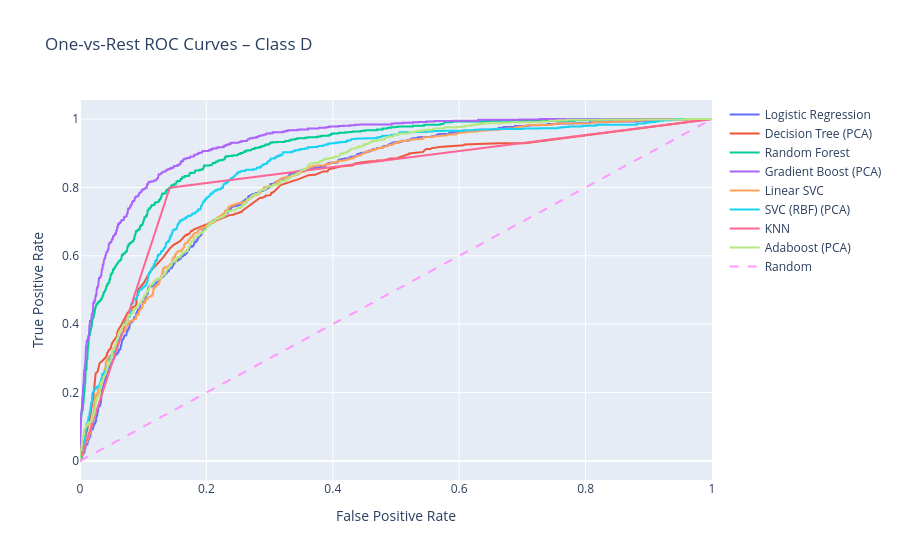
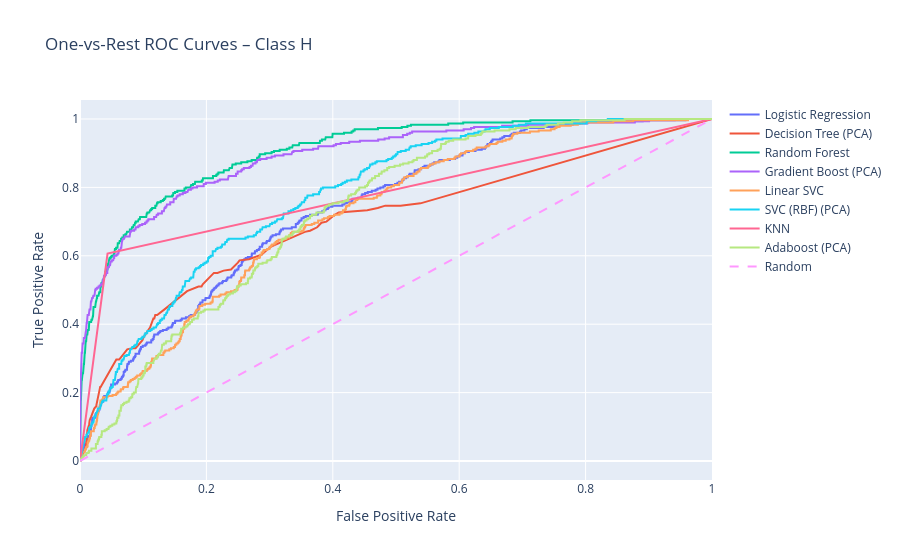
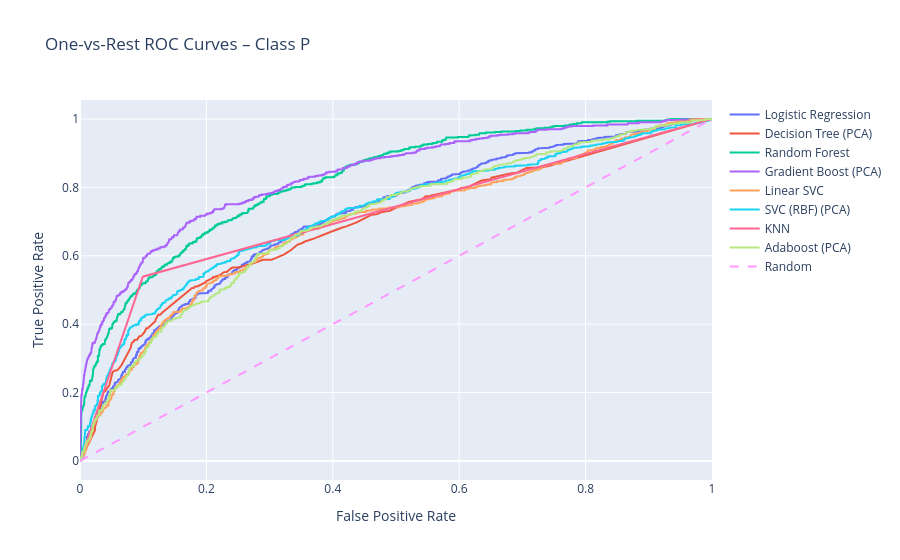
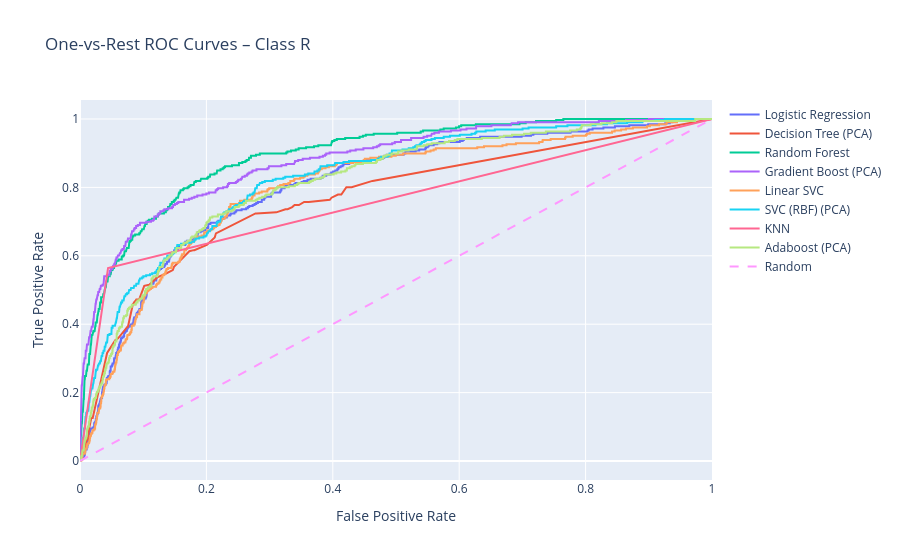

Here is the notebook cell these charts were saved with, in order:
### Code cell
plot_per_class_roc(results, classes)

### Figure 1 — Plotly figure (JSON) as saved in the notebook; plotly's stock layout.template omitted (floating-point values rounded to 4 significant figures; data arrays with more than 128 entries replaced by an {"elided": "..."} marker saying what was removed)
{"data": [{"mode": "lines", "name": "Logistic Regression", "type": "scatter", "x": {"elided": "880 float values"}, "y": {"elided": "880 float values"}}, {"mode": "lines", "name": "Decision Tree (PCA)", "type": "scatter", "x": [0.0, 0.01589, 0.0215, 0.0229, 0.02383, 0.0243, 0.02477, 0.02757, 0.03131, 0.03318, 0.03364, 0.03551, 0.04112, 0.04252, 0.04252, 0.04626, 0.04813, 0.05093, 0.05888, 0.05888, 0.06075, 0.06168, 0.06402, 0.06542, 0.07009, 0.07009, 0.07523, 0.0771, 0.08178, 0.08224, 0.08411, 0.08551, 0.08692, 0.08785, 0.08925, 0.08925, 0.08925, 0.08925, 0.09206, 0.09439, 0.1009, 0.1117, 0.1131, 0.115, 0.1159, 0.1164, 0.1313, 0.1416, 0.1477, 0.1589, 0.1664, 0.1678, 0.1687, 0.1692, 0.1696, 0.171, 0.172, 0.1762, 0.178, 0.1785, 0.1804, 0.2369, 0.2421, 0.2533, 0.2542, 0.2547, 0.2556, 0.2575, 0.285, 0.2888, 0.2935, 0.2935, 0.2935, 0.2944, 0.2981, 0.2986, 0.3014, 0.3028, 0.3047, 0.3075, 0.3173, 0.3472, 0.3551, 0.3617, 0.371, 0.3724, 0.385, 0.3879, 0.3916, 0.3939, 0.3958, 0.4121, 0.4322, 0.435, 0.4523, 0.4537, 0.4542, 0.4565, 0.4692, 0.4696, 0.472, 0.4785, 0.4916, 0.5005, 0.5192, 0.5206, 0.521, 0.5252, 0.5332, 0.5369, 0.5407, 0.543, 0.5444, 0.5477, 0.5481, 0.5547, 0.5565, 0.5603, 0.5626, 0.5687, 0.5977, 0.607, 0.6079, 0.6636, 0.7037, 1.0], "y": [0.0, 0.129, 0.1934, 0.2251, 0.2433, 0.2555, 0.2567, 0.2603, 0.2871, 0.2895, 0.2895, 0.2932, 0.3041, 0.3102, 0.3127, 0.326, 0.3273, 0.3455, 0.3662, 0.3759, 0.3844, 0.3869, 0.3929, 0.3978, 0.4161, 0.4185, 0.4331, 0.4367, 0.4428, 0.4477, 0.4489, 0.4501, 0.4526, 0.4538, 0.4586, 0.4611, 0.4684, 0.4696, 0.5012, 0.5061, 0.5207, 0.556, 0.5584, 0.5608, 0.562, 0.5645, 0.5949, 0.6204, 0.6314, 0.6436, 0.6594, 0.6594, 0.6606, 0.6606, 0.663, 0.663, 0.663, 0.6727, 0.6727, 0.674, 0.6776, 0.719, 0.7202, 0.7275, 0.7287, 0.7287, 0.7287, 0.7324, 0.7701, 0.7701, 0.7725, 0.7737, 0.7762, 0.7762, 0.7774, 0.7774, 0.7774, 0.7847, 0.7847, 0.7883, 0.8066, 0.8248, 0.8309, 0.8358, 0.837, 0.837, 0.8467, 0.8467, 0.8467, 0.8528, 0.854, 0.8613, 0.865, 0.8698, 0.8747, 0.8759, 0.8759, 0.8759, 0.8771, 0.8783, 0.8783, 0.8783, 0.8844, 0.8844, 0.8966, 0.8966, 0.899, 0.9002, 0.9027, 0.9039, 0.9039, 0.9039, 0.9075, 0.91, 0.9124, 0.9124, 0.9148, 0.9161, 0.9161, 0.9185, 0.9209, 0.9234, 0.9258, 0.9294, 0.9294, 1.0]}, {"mode": "lines", "name": "Random Forest", "type": "scatter", "x": {"elided": "620 float values"}, "y": {"elided": "620 float values"}}, {"mode": "lines", "name": "Gradient Boost (PCA)", "type": "scatter", "x": {"elided": "528 float values"}, "y": {"elided": "528 float values"}}, {"mode": "lines", "name": "Linear SVC", "type": "scatter", "x": {"elided": "872 float values"}, "y": {"elided": "872 float values"}}, {"mode": "lines", "name": "SVC (RBF) (PCA)", "type": "scatter", "x": {"elided": "776 float values"}, "y": {"elided": "776 float values"}}, {"mode": "lines", "name": "KNN", "type": "scatter", "x": [0.0, 0.1421, 1.0], "y": [0.0, 0.7993, 1.0]}, {"mode": "lines", "name": "Adaboost (PCA)", "type": "scatter", "x": {"elided": "887 float values"}, "y": {"elided": "887 float values"}}, {"line": {"dash": "dash"}, "mode": "lines", "name": "Random", "type": "scatter", "x": [0, 1], "y": [0, 1]}], "layout": {"title": {"text": "One-vs-Rest ROC Curves – Class D"}, "xaxis": {"title": {"text": "False Positive Rate"}}, "yaxis": {"title": {"text": "True Positive Rate"}}}}

### Figure 2 — Plotly figure (JSON) as saved in the notebook; plotly's stock layout.template omitted (floating-point values rounded to 4 significant figures; data arrays with more than 128 entries replaced by an {"elided": "..."} marker saying what was removed)
{"data": [{"mode": "lines", "name": "Logistic Regression", "type": "scatter", "x": {"elided": "521 float values"}, "y": {"elided": "521 float values"}}, {"mode": "lines", "name": "Decision Tree (PCA)", "type": "scatter", "x": [0.0, 0.007889, 0.00864, 0.009767, 0.01089, 0.01165, 0.0139, 0.01465, 0.01465, 0.0154, 0.01766, 0.01916, 0.02254, 0.02554, 0.02592, 0.02592, 0.02742, 0.0278, 0.03118, 0.03193, 0.03268, 0.05748, 0.05935, 0.06198, 0.07476, 0.08077, 0.08264, 0.0879, 0.09654, 0.0988, 0.1011, 0.1014, 0.1022, 0.1108, 0.1161, 0.1176, 0.1183, 0.1191, 0.1202, 0.1221, 0.1337, 0.1593, 0.1597, 0.1615, 0.1694, 0.1875, 0.189, 0.1923, 0.1942, 0.2119, 0.2153, 0.2175, 0.2273, 0.2389, 0.2498, 0.2524, 0.2675, 0.2851, 0.2874, 0.2956, 0.3024, 0.3557, 0.364, 0.3753, 0.382, 0.3899, 0.4031, 0.4095, 0.4545, 0.4711, 0.4831, 0.5071, 0.5387, 1.0], "y": [0.0, 0.03, 0.03667, 0.04667, 0.08667, 0.09, 0.1033, 0.1033, 0.11, 0.12, 0.13, 0.1367, 0.1533, 0.16, 0.16, 0.1633, 0.18, 0.1833, 0.2133, 0.2167, 0.2167, 0.2967, 0.2967, 0.2967, 0.3267, 0.33, 0.33, 0.33, 0.35, 0.3533, 0.3633, 0.3667, 0.3667, 0.39, 0.4167, 0.4167, 0.4267, 0.4267, 0.4267, 0.4267, 0.4433, 0.48, 0.48, 0.4833, 0.4967, 0.51, 0.51, 0.51, 0.5167, 0.55, 0.55, 0.55, 0.5567, 0.56, 0.58, 0.5867, 0.59, 0.6, 0.6033, 0.6167, 0.6267, 0.67, 0.6733, 0.6833, 0.6967, 0.7, 0.72, 0.7267, 0.7333, 0.74, 0.7467, 0.7467, 0.7533, 1.0]}, {"mode": "lines", "name": "Random Forest", "type": "scatter", "x": {"elided": "348 float values"}, "y": {"elided": "348 float values"}}, {"mode": "lines", "name": "Gradient Boost (PCA)", "type": "scatter", "x": {"elided": "336 float values"}, "y": {"elided": "336 float values"}}, {"mode": "lines", "name": "Linear SVC", "type": "scatter", "x": {"elided": "499 float values"}, "y": {"elided": "499 float values"}}, {"mode": "lines", "name": "SVC (RBF) (PCA)", "type": "scatter", "x": {"elided": "497 float values"}, "y": {"elided": "497 float values"}}, {"mode": "lines", "name": "KNN", "type": "scatter", "x": [0.0, 0.04358, 1.0], "y": [0.0, 0.6067, 1.0]}, {"mode": "lines", "name": "Adaboost (PCA)", "type": "scatter", "x": {"elided": "519 float values"}, "y": {"elided": "519 float values"}}, {"line": {"dash": "dash"}, "mode": "lines", "name": "Random", "type": "scatter", "x": [0, 1], "y": [0, 1]}], "layout": {"title": {"text": "One-vs-Rest ROC Curves – Class H"}, "xaxis": {"title": {"text": "False Positive Rate"}}, "yaxis": {"title": {"text": "True Positive Rate"}}}}

### Figure 3 — Plotly figure (JSON) as saved in the notebook; plotly's stock layout.template omitted (floating-point values rounded to 4 significant figures; data arrays with more than 128 entries replaced by an {"elided": "..."} marker saying what was removed)
{"data": [{"mode": "lines", "name": "Logistic Regression", "type": "scatter", "x": {"elided": "870 float values"}, "y": {"elided": "870 float values"}}, {"mode": "lines", "name": "Decision Tree (PCA)", "type": "scatter", "x": {"elided": "130 float values"}, "y": {"elided": "130 float values"}}, {"mode": "lines", "name": "Random Forest", "type": "scatter", "x": {"elided": "724 float values"}, "y": {"elided": "724 float values"}}, {"mode": "lines", "name": "Gradient Boost (PCA)", "type": "scatter", "x": {"elided": "720 float values"}, "y": {"elided": "720 float values"}}, {"mode": "lines", "name": "Linear SVC", "type": "scatter", "x": {"elided": "877 float values"}, "y": {"elided": "877 float values"}}, {"mode": "lines", "name": "SVC (RBF) (PCA)", "type": "scatter", "x": {"elided": "837 float values"}, "y": {"elided": "837 float values"}}, {"mode": "lines", "name": "KNN", "type": "scatter", "x": [0.0, 0.09944, 1.0], "y": [0.0, 0.539, 1.0]}, {"mode": "lines", "name": "Adaboost (PCA)", "type": "scatter", "x": {"elided": "921 float values"}, "y": {"elided": "921 float values"}}, {"line": {"dash": "dash"}, "mode": "lines", "name": "Random", "type": "scatter", "x": [0, 1], "y": [0, 1]}], "layout": {"title": {"text": "One-vs-Rest ROC Curves – Class P"}, "xaxis": {"title": {"text": "False Positive Rate"}}, "yaxis": {"title": {"text": "True Positive Rate"}}}}

### Figure 4 — Plotly figure (JSON) as saved in the notebook; plotly's stock layout.template omitted (floating-point values rounded to 4 significant figures; data arrays with more than 128 entries replaced by an {"elided": "..."} marker saying what was removed)
{"data": [{"mode": "lines", "name": "Logistic Regression", "type": "scatter", "x": {"elided": "515 float values"}, "y": {"elided": "515 float values"}}, {"mode": "lines", "name": "Decision Tree (PCA)", "type": "scatter", "x": [0.0, 0.009105, 0.01024, 0.01176, 0.01214, 0.0148, 0.01707, 0.01783, 0.02011, 0.04287, 0.05577, 0.05615, 0.0569, 0.05956, 0.06032, 0.07511, 0.07587, 0.08346, 0.08536, 0.08649, 0.08725, 0.08877, 0.08915, 0.09181, 0.0937, 0.09484, 0.1013, 0.1017, 0.1096, 0.121, 0.1222, 0.1339, 0.1449, 0.1461, 0.1468, 0.1487, 0.173, 0.1798, 0.181, 0.2007, 0.2117, 0.2132, 0.2151, 0.2678, 0.269, 0.2701, 0.2777, 0.2792, 0.2986, 0.3107, 0.3251, 0.3259, 0.3285, 0.3357, 0.3395, 0.3464, 0.3547, 0.3619, 0.3953, 0.398, 0.4082, 0.4135, 0.4215, 0.4298, 0.442, 0.4526, 0.4628, 1.0], "y": [0.0, 0.03988, 0.06135, 0.06135, 0.06135, 0.09816, 0.1258, 0.1258, 0.1258, 0.316, 0.3528, 0.3528, 0.3528, 0.3589, 0.3589, 0.3926, 0.3926, 0.4571, 0.4663, 0.4663, 0.4663, 0.4693, 0.4724, 0.4724, 0.4724, 0.4785, 0.5123, 0.5123, 0.5153, 0.5337, 0.5368, 0.546, 0.5583, 0.5583, 0.5583, 0.5675, 0.6135, 0.6166, 0.6166, 0.6319, 0.6503, 0.6534, 0.6656, 0.7147, 0.7178, 0.7178, 0.7239, 0.7239, 0.727, 0.727, 0.7362, 0.7362, 0.7362, 0.7423, 0.7485, 0.7485, 0.7577, 0.7577, 0.7638, 0.7699, 0.7791, 0.7791, 0.8006, 0.8006, 0.8067, 0.8129, 0.819, 1.0]}, {"mode": "lines", "name": "Random Forest", "type": "scatter", "x": {"elided": "386 float values"}, "y": {"elided": "386 float values"}}, {"mode": "lines", "name": "Gradient Boost (PCA)", "type": "scatter", "x": {"elided": "364 float values"}, "y": {"elided": "364 float values"}}, {"mode": "lines", "name": "Linear SVC", "type": "scatter", "x": {"elided": "511 float values"}, "y": {"elided": "511 float values"}}, {"mode": "lines", "name": "SVC (RBF) (PCA)", "type": "scatter", "x": {"elided": "462 float values"}, "y": {"elided": "462 float values"}}, {"mode": "lines", "name": "KNN", "type": "scatter", "x": [0.0, 0.04439, 1.0], "y": [0.0, 0.5644, 1.0]}, {"mode": "lines", "name": "Adaboost (PCA)", "type": "scatter", "x": {"elided": "550 float values"}, "y": {"elided": "550 float values"}}, {"line": {"dash": "dash"}, "mode": "lines", "name": "Random", "type": "scatter", "x": [0, 1], "y": [0, 1]}], "layout": {"title": {"text": "One-vs-Rest ROC Curves – Class R"}, "xaxis": {"title": {"text": "False Positive Rate"}}, "yaxis": {"title": {"text": "True Positive Rate"}}}}
